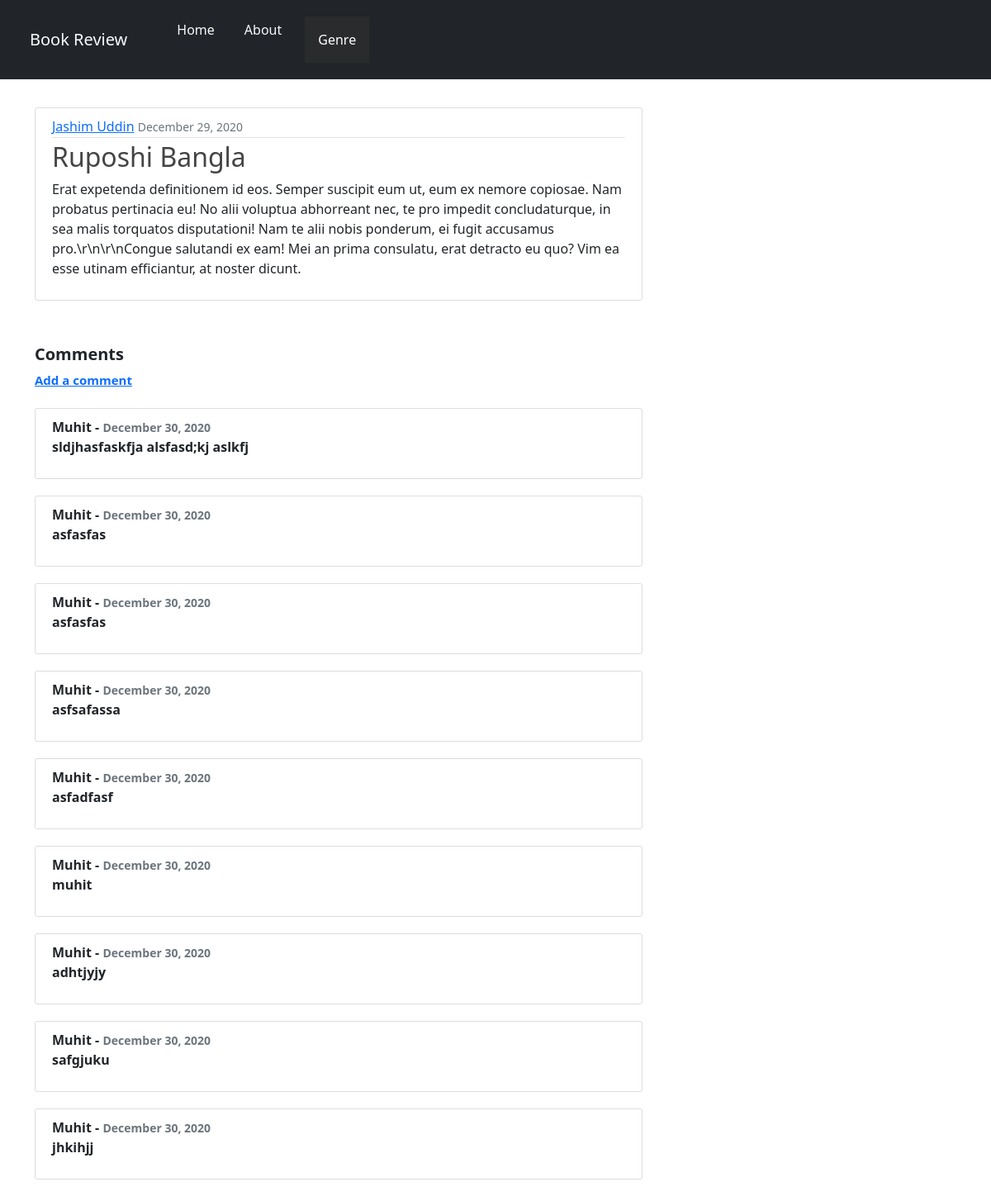
/post/6/ (signed in), run on the app's committed database.
### blog/models.py (models this page shows, shortened)
class Book(models.Model):
    title = models.CharField(max_length=100)
    content = models.TextField()
    date_posted = models.DateTimeField(default=timezone.now)
    author = models.CharField(max_length=100)
    genre = models.CharField(max_length=100)

class Comment(models.Model):
    username = models.ForeignKey(User, on_delete=models.CASCADE)
    content = models.TextField(max_length=300)
    date_commented = models.DateTimeField(default=timezone.now)
    commented_post = models.ForeignKey(Book, related_name="comments", on_delete=models.CASCADE)

### blog/views.py (the view)
# urls.py: path('post/<int:pk>/', BookDetailView.as_view(), name='book-detail'),
class BookDetailView(DetailView):
    model = Book

### blog/templates/blog/book_detail.html (shortened to what this page needs)
{% extends "blog/base.html" %}
{% load crispy_forms_tags %}
{% block content %}
  <article class="media content-section">
    <div class="media-body">
      <div class="article-metadata">
        <a class="mr-2" href="#">{{ object.author }}</a>
        <small class="text-muted">{{ object.date_posted|date:"F d, Y" }}</small>
      </div>
      <h2 class="article-title">{{ object.title }}</h2>
      <p class="article-content">{{ object.content }}</p>
    </div>
  </article>
  <div style="font-size:20px;margin-top:50px">
    <b>Comments<b>
    <a style="font-size:15px" href="{% url 'add-comment' object.pk %}">Add a comment</a>
  </div>
  <div style="margin-top:20px">
    {% if not object.comments.all %}
      <article class="media content-section">No Comments</article>
    {% else %}
      {% for comment in object.comments.all %}
        <article class="media content-section">
          {{ comment.username }} -
          <small class="text-muted">{{ comment.date_commented|date:"F d, Y" }}</small>
          <p class="article-content">{{ comment.content }}</p>
          </article>
        {% endfor %}
    {% endif %}
  </div>
{% endblock content %}

### blog/static/blog/main.css (style rules this page uses)
.content-section { background: #ffffff; padding: 10px 20px; border: 1px solid #dddddd; border-radius: 3px; margin-bottom: 20px; }
.article-title { color: #444444; }
.article-content { white-space: pre-line; }
.article-metadata { padding-bottom: 1px; margin-bottom: 4px; border-bottom: 1px solid #e3e3e3 }

### data on the page
Book: author "Jashim Uddin", date_posted "December 29, 2020", title "Ruposhi Bangla", content "Erat expetenda definitionem id eos. Semper suscipit eum ut, eum ex nemore copiosae. Nam probatus pertinacia eu! No alii voluptua abhorreant nec, te pro impedit concludaturque, in sea malis torquatos disputationi! Nam te alii nobis ponderum, ei fugit accusamus pro.\\r\\n\\r\\nCongue salutandi ex eam! Mei an prima consulatu, erat detracto eu quo? Vim ea esse utinam efficiantur, at noster dicunt."
Comment: username "Muhit", date_commented "December 30, 2020", content "sldjhasfaskfja alsfasd;kj aslkfj"
Comment: username "Muhit", date_commented "December 30, 2020", content "asfasfas"
Comment: username "Muhit", date_commented "December 30, 2020", content "asfasfas"
Comment: username "Muhit", date_commented "December 30, 2020", content "asfsafassa"
Comment: username "Muhit", date_commented "December 30, 2020", content "asfadfasf"
Comment: username "Muhit", date_commented "December 30, 2020", content "muhit"
Comment: username "Muhit", date_commented "December 30, 2020", content "adhtjyjy"
Comment: username "Muhit", date_commented "December 30, 2020", content "safgjuku"
Comment: username "Muhit", date_commented "December 30, 2020", content "jhkihjj"
